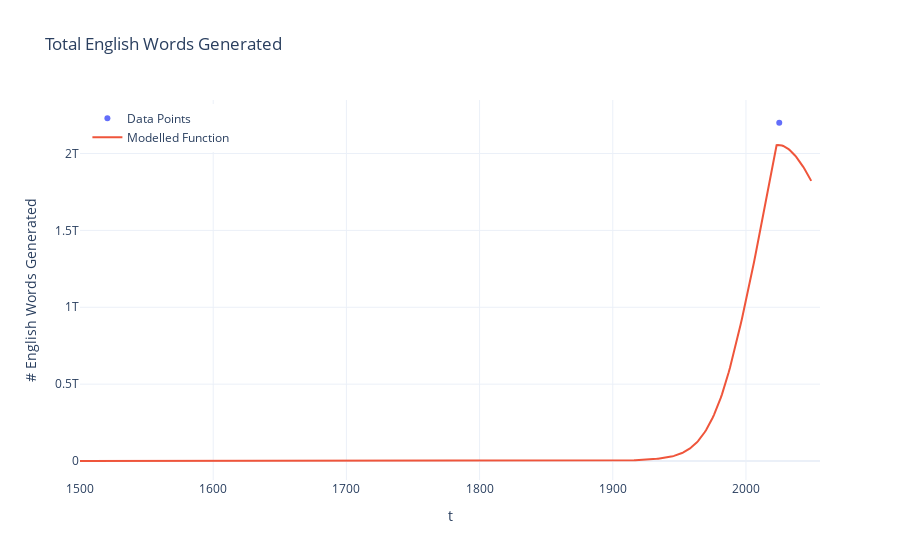

The cell this chart's notebook holds for it:
### Code cell
def W(t):
    return P(t)*E(t)*G(t)

fig = plot_against_data(W, total_years, [2025], [2.2e12], "Total English Words Generated", "# English Words Generated")
fig.show()

### Figure 1 — Plotly figure (JSON) as saved in the notebook; plotly's stock layout.template omitted (floating-point values rounded to 4 significant figures; data arrays with more than 128 entries replaced by an {"elided": "..."} marker saying what was removed)
{"data": [{"line": {"width": 2}, "mode": "markers", "name": "Data Points", "x": [2025], "y": [2200000000000.0], "type": "scatter"}, {"line": {"width": 2}, "mode": "lines", "name": "Modelled Function", "x": {"elided": "550 int values"}, "y": {"elided": "550 float values"}, "type": "scatter"}], "layout": {"legend": {"yanchor": "top", "y": 0.99, "xanchor": "left", "x": 0.01}, "title": {"text": "Total English Words Generated"}, "xaxis": {"title": {"text": "t"}}, "yaxis": {"title": {"text": "# English Words Generated"}}, "hovermode": "x unified", "showlegend": true}}
